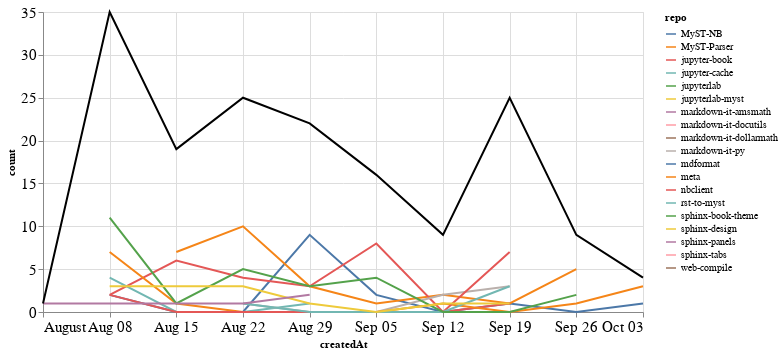

Here is the notebook cell this chart was saved with:
### Markdown cell above
### Comments

### Code cell
comments_time = comments.groupby('repo').resample('W', on='createdAt').count()['author'].reset_index()
comments_time = comments_time.rename(columns={'author': 'count'})
comments_time_total = comments_time.groupby('createdAt').agg({"count": "sum"}).reset_index()
ch1 = alt.Chart(comments_time, width=600).mark_line().encode(
    x='createdAt',
    y='count',
    color='repo',
    tooltip="repo"
)

ch2 = alt.Chart(comments_time_total, width=600).mark_line(color="black").encode(
    x='createdAt',
    y='count',
)

ch1 + ch2

### Figure 1 — Vega-Lite specification as saved in the notebook (floating-point values rounded to 4 significant figures)
{"config": {"axisLeft": {"labelFontSize": 15}, "axisBottom": {"labelFontSize": 15}}, "layer": [{"data": {"name": "data-364087e42caa871ff6c1351b563f0e20"}, "mark": "line", "encoding": {"color": {"type": "nominal", "field": "repo"}, "tooltip": {"type": "nominal", "field": "repo"}, "x": {"type": "temporal", "field": "createdAt"}, "y": {"type": "quantitative", "field": "count"}}, "width": 600}, {"data": {"name": "data-9cc9898ea1b0c93a91d689250e3e3a68"}, "mark": {"type": "line", "color": "black"}, "encoding": {"x": {"type": "temporal", "field": "createdAt"}, "y": {"type": "quantitative", "field": "count"}}, "width": 600}], "$schema": "https://vega.github.io/schema/vega-lite/v4.8.1.json", "datasets": {"data-364087e42caa871ff6c1351b563f0e20": [{"repo": "MyST-NB", "createdAt": "2021-08-08T00:00:00", "count": 2}, {"repo": "MyST-NB", "createdAt": "2021-08-15T00:00:00", "count": 0}, {"repo": "MyST-NB", "createdAt": "2021-08-22T00:00:00", "count": 0}, {"repo": "MyST-NB", "createdAt": "2021-08-29T00:00:00", "count": 9}, {"repo": "MyST-NB", "createdAt": "2021-09-05T00:00:00", "count": 2}, {"repo": "MyST-NB", "createdAt": "2021-09-12T00:00:00", "count": 0}, {"repo": "MyST-NB", "createdAt": "2021-09-19T00:00:00", "count": 1}, {"repo": "MyST-NB", "createdAt": "2021-09-26T00:00:00", "count": 0}, {"repo": "MyST-NB", "createdAt": "2021-10-03T00:00:00", "count": 1}, {"repo": "MyST-Parser", "createdAt": "2021-08-15T00:00:00", "count": 7}, {"repo": "MyST-Parser", "createdAt": "2021-08-22T00:00:00", "count": 10}, {"repo": "MyST-Parser", "createdAt": "2021-08-29T00:00:00", "count": 3}, {"repo": "MyST-Parser", "createdAt": "2021-09-05T00:00:00", "count": 1}, {"repo": "MyST-Parser", "createdAt": "2021-09-12T00:00:00", "count": 2}, {"repo": "MyST-Parser", "createdAt": "2021-09-19T00:00:00", "count": 1}, {"repo": "MyST-Parser", "createdAt": "2021-09-26T00:00:00", "count": 5}, {"repo": "jupyter-book", "createdAt": "2021-08-08T00:00:00", "count": 2}, {"repo": "jupyter-book", "createdAt": "2021-08-15T00:00:00", "count": 6}, {"repo": "jupyter-book", "createdAt": "2021-08-22T00:00:00", "count": 4}, {"repo": "jupyter-book", "createdAt": "2021-08-29T00:00:00", "count": 3}, {"repo": "jupyter-book", "createdAt": "2021-09-05T00:00:00", "count": 8}, {"repo": "jupyter-book", "createdAt": "2021-09-12T00:00:00", "count": 0}, {"repo": "jupyter-book", "createdAt": "2021-09-19T00:00:00", "count": 1}, {"repo": "jupyter-cache", "createdAt": "2021-08-08T00:00:00", "count": 4}, {"repo": "jupyter-cache", "createdAt": "2021-08-15T00:00:00", "count": 0}, {"repo": "jupyter-cache", "createdAt": "2021-08-22T00:00:00", "count": 0}, {"repo": "jupyter-cache", "createdAt": "2021-08-29T00:00:00", "count": 1}, {"repo": "jupyterlab", "createdAt": "2021-09-19T00:00:00", "count": 1}, {"repo": "jupyterlab-myst", "createdAt": "2021-09-19T00:00:00", "count": 7}, {"repo": "markdown-it-amsmath", "createdAt": "2021-09-12T00:00:00", "count": 1}, {"repo": "markdown-it-docutils", "createdAt": "2021-08-08T00:00:00", "count": 3}, {"repo": "markdown-it-dollarmath", "createdAt": "2021-09-12T00:00:00", "count": 1}, {"repo": "markdown-it-py", "createdAt": "2021-08-22T00:00:00", "count": 1}, {"repo": "markdown-it-py", "createdAt": "2021-08-29T00:00:00", "count": 0}, {"repo": "markdown-it-py", "createdAt": "2021-09-05T00:00:00", "count": 0}, {"repo": "markdown-it-py", "createdAt": "2021-09-12T00:00:00", "count": 2}, {"repo": "markdown-it-py", "createdAt": "2021-09-19T00:00:00", "count": 3}, {"repo": "mdformat", "createdAt": "2021-09-05T00:00:00", "count": 1}, {"repo": "meta", "createdAt": "2021-08-08T00:00:00", "count": 7}, {"repo": "meta", "createdAt": "2021-08-15T00:00:00", "count": 1}, {"repo": "meta", "createdAt": "2021-08-22T00:00:00", "count": 0}, {"repo": "meta", "createdAt": "2021-08-29T00:00:00", "count": 0}, {"repo": "meta", "createdAt": "2021-09-05T00:00:00", "count": 0}, {"repo": "meta", "createdAt": "2021-09-12T00:00:00", "count": 1}, {"repo": "meta", "createdAt": "2021-09-19T00:00:00", "count": 0}, {"repo": "meta", "createdAt": "2021-09-26T00:00:00", "count": 1}, {"repo": "meta", "createdAt": "2021-10-03T00:00:00", "count": 3}, {"repo": "nbclient", "createdAt": "2021-08-08T00:00:00", "count": 2}, {"repo": "nbclient", "createdAt": "2021-08-15T00:00:00", "count": 0}, {"repo": "nbclient", "createdAt": "2021-08-22T00:00:00", "count": 0}, {"repo": "nbclient", "createdAt": "2021-08-29T00:00:00", "count": 0}, {"repo": "nbclient", "createdAt": "2021-09-05T00:00:00", "count": 0}, {"repo": "nbclient", "createdAt": "2021-09-12T00:00:00", "count": 0}, {"repo": "nbclient", "createdAt": "2021-09-19T00:00:00", "count": 7}, {"repo": "rst-to-myst", "createdAt": "2021-08-22T00:00:00", "count": 1}, {"repo": "rst-to-myst", "createdAt": "2021-08-29T00:00:00", "count": 0}, {"repo": "rst-to-myst", "createdAt": "2021-09-05T00:00:00", "count": 0}, {"repo": "rst-to-myst", "createdAt": "2021-09-12T00:00:00", "count": 0}, {"repo": "rst-to-myst", "createdAt": "2021-09-19T00:00:00", "count": 3}, {"repo": "sphinx-book-theme", "createdAt": "2021-08-08T00:00:00", "count": 11}, {"repo": "sphinx-book-theme", "createdAt": "2021-08-15T00:00:00", "count": 1}, {"repo": "sphinx-book-theme", "createdAt": "2021-08-22T00:00:00", "count": 5}, {"repo": "sphinx-book-theme", "createdAt": "2021-08-29T00:00:00", "count": 3}, {"repo": "sphinx-book-theme", "createdAt": "2021-09-05T00:00:00", "count": 4}, {"repo": "sphinx-book-theme", "createdAt": "2021-09-12T00:00:00", "count": 0}, {"repo": "sphinx-book-theme", "createdAt": "2021-09-19T00:00:00", "count": 0}, {"repo": "sphinx-book-theme", "createdAt": "2021-09-26T00:00:00", "count": 2}, {"repo": "sphinx-design", "createdAt": "2021-08-08T00:00:00", "count": 3}, {"repo": "sphinx-design", "createdAt": "2021-08-15T00:00:00", "count": 3}, {"repo": "sphinx-design", "createdAt": "2021-08-22T00:00:00", "count": 3}, {"repo": "sphinx-design", "createdAt": "2021-08-29T00:00:00", "count": 1}, {"repo": "sphinx-design", "createdAt": "2021-09-05T00:00:00", "count": 0}, {"repo": "sphinx-design", "createdAt": "2021-09-12T00:00:00", "count": 1}, {"repo": "sphinx-design", "createdAt": "2021-09-19T00:00:00", "count": 1}, {"repo": "sphinx-panels", "createdAt": "2021-08-01T00:00:00", "count": 1}, {"repo": "sphinx-panels", "createdAt": "2021-08-08T00:00:00", "count": 1}, {"repo": "sphinx-panels", "createdAt": "2021-08-15T00:00:00", "count": 1}, {"repo": "sphinx-panels", "createdAt": "2021-08-22T00:00:00", "count": 1}, {"repo": "sphinx-panels", "createdAt": "2021-08-29T00:00:00", "count": 2}, {"repo": "sphinx-tabs", "createdAt": "2021-09-12T00:00:00", "count": 1}, {"repo": "web-compile", "createdAt": "2021-09-26T00:00:00", "count": 1}], "data-9cc9898ea1b0c93a91d689250e3e3a68": [{"createdAt": "2021-08-01T00:00:00", "count": 1}, {"createdAt": "2021-08-08T00:00:00", "count": 35}, {"createdAt": "2021-08-15T00:00:00", "count": 19}, {"createdAt": "2021-08-22T00:00:00", "count": 25}, {"createdAt": "2021-08-29T00:00:00", "count": 22}, {"createdAt": "2021-09-05T00:00:00", "count": 16}, {"createdAt": "2021-09-12T00:00:00", "count": 9}, {"createdAt": "2021-09-19T00:00:00", "count": 25}, {"createdAt": "2021-09-26T00:00:00", "count": 9}, {"createdAt": "2021-10-03T00:00:00", "count": 4}]}}
